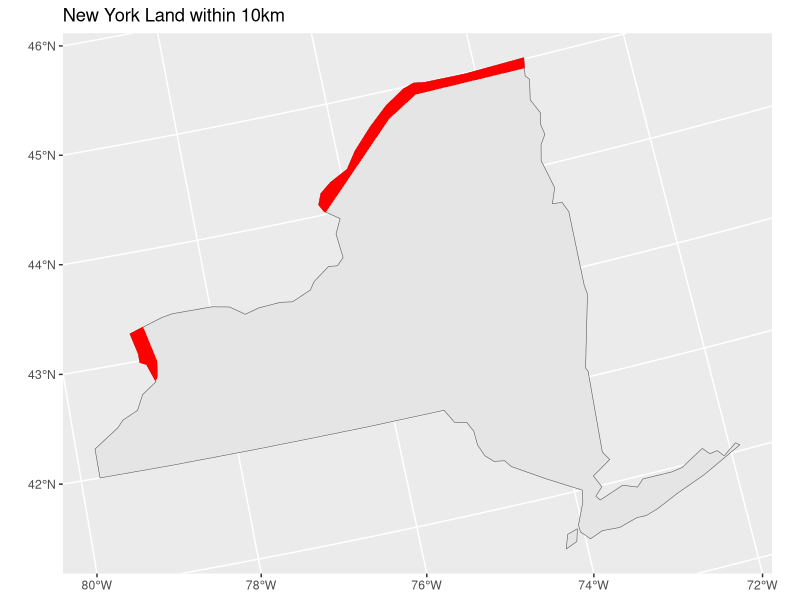

Here is the R script that generated this plot:
#install.packages("spData")
#install.packages("sf")
#install.packages("tidyverse")

library(sf)
library(tidyverse)
library("spData")
#load 'world' data from spData package
data(world)  
# load 'states' boundaries from spData package
data(us_states)
# plot(world[1])  #plot if desired
# plot(us_states[1]) #plot if desired

albers="+proj=aea +lat_1=29.5 +lat_2=45.5 +lat_0=37.5 +lon_0=-96 +x_0=0 +y_0=0 +ellps=GRS80 +datum=NAD83 +units=m +no_defs"
newdata <- world %>% filter(name_long== "Canada") %>% select(geom)
Newyork <- us_states %>% filter (NAME== "New York") %>% select(geometry)
albers="+proj=aea +lat_1=29.5 +lat_2=45.5 +lat_0=37.5 +lon_0=-96 +x_0=0 +y_0=0 +ellps=GRS80 +datum=NAD83 +units=m +no_defs"
newdata <- st_transform(newdata, albers)
Newyork <- st_transform(Newyork, albers)
canada_buffered <- st_buffer(newdata, dist = 10000)
border <- st_intersection(canada_buffered, Newyork)
ggplot() +
  geom_sf(data = Newyork) +
  geom_sf(data = border, colour = "red", fill = "red") + 
  ggtitle("New York Land within 10km")
